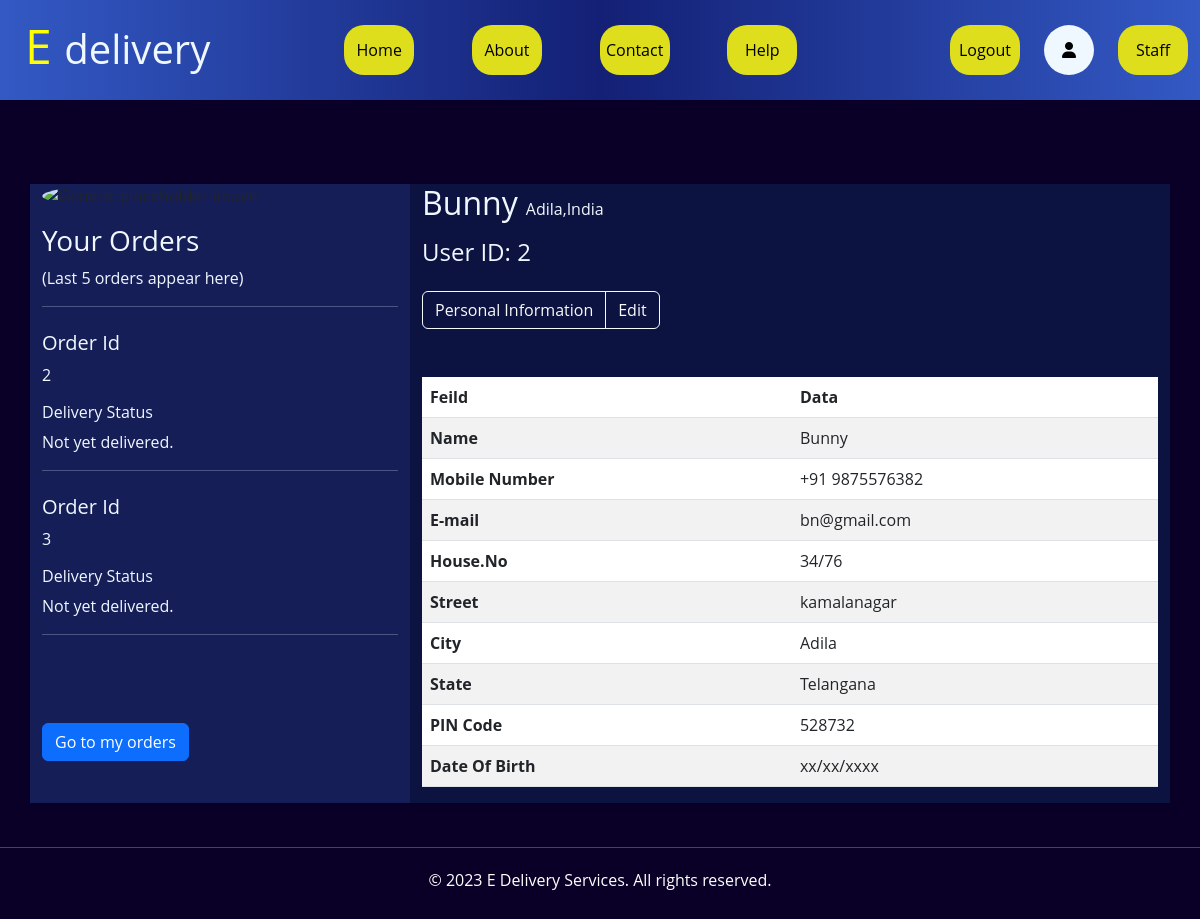
/user_profile (signed in), run on an earlier commit of the app's database.
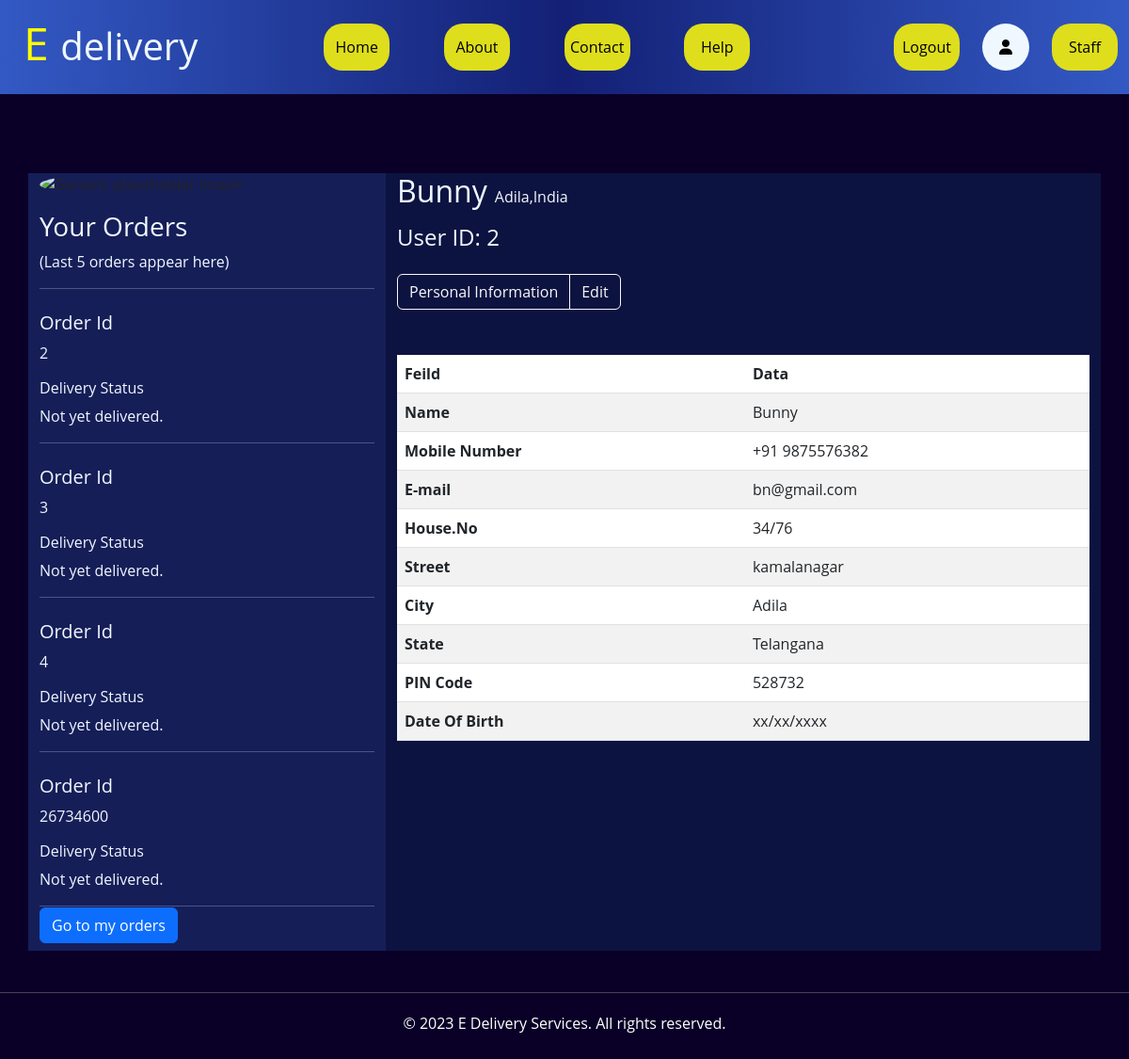
And on a later commit of the database.
### courier_service/models.py (models this page shows)
class Orders(models.Model):
    Order_Id=models.IntegerField(primary_key=True)
    Order_Name=models.CharField(max_length=50)
    Parcel_Weight=models.IntegerField()
    Parcel_length=models.IntegerField(null=True,blank=True)
    Parcel_Width=models.IntegerField(null=True,blank=True)
    Parcel_height=models.IntegerField(null=True,blank=True)
    booked_date=models.DateTimeField()
    shipped_date=models.DateTimeField(null=True,blank=True)
    delivered_date=models.DateTimeField(null=True,blank=True)
    From_House_No=models.CharField(max_length=50)
    From_Street=models.CharField(max_length=50)
    From_City=models.CharField(max_length=50)
    From_State=models.CharField(max_length=50)
    From_Pin_Code=models.IntegerField()
    Receiver_Name=models.CharField(max_length=50)
    To_House_No=models.CharField(max_length=50)
    To_Street=models.CharField(max_length=50)
    To_City=models.CharField(max_length=50)
    To_State=models.CharField(max_length=50,null=True)
    To_Pin_Code=models.IntegerField()
    Order_Status=models.CharField(max_length=50,default="Not yet delivered.")
    Order_location=models.ForeignKey(cities,on_delete=models.CASCADE,null=True,blank=True)
    Order_Type=models.CharField(max_length=50)
    delivery_charge=models.IntegerField(null=True,blank=True)
    User_Id=models.ForeignKey(user_details,on_delete=models.CASCADE,null=True,blank=True)
    Sender_Employee_Id=models.ForeignKey(Employees,related_name='employee1',on_delete=models.CASCADE,null=True,blank=True)
    Receiver_Name_Employee_Id=models.ForeignKey(Employees,related_name='employee2',on_delete=models.CASCADE,null=True,blank=True)

class user_details(models.Model):
    UserId=models.IntegerField(primary_key=True)
    user=models.ForeignKey(User,on_delete=models.CASCADE)
    Contact_Number=models.BigIntegerField(default=0)
    Email=models.EmailField(default='null')
    House_No=models.CharField(max_length=50,default='null')
    Street=models.CharField(max_length=50,default='null')
    City=models.CharField(max_length=50,default='null')
    State=models.CharField(max_length=50,default='null')
    Pin_Code=models.IntegerField(default=0)

### courier_service/views.py (the view)
# urls.py: path('user_profile', views.user_profile, name='user_profile'),
def user_profile(request):
    User=user_details.objects.get(user=request.user)
    orders = Orders.objects.filter(User_Id=User).order_by('booked_date')[:5]
    context={
        'city' : User.City,
        "userid" : User.UserId,
        'street' : User.Street,
        "state" : User.State,
        "Name" : User.user,
        "name" : User.user,
        "number" : User.Contact_Number,
        "mail" : User.Email,
        "h_no" : User.House_No,
        "state" : User.State,
        "pin" : User.Pin_Code,
        "orders" : orders
    }
    return render(request, 'user_profile.html',context)

### courier_service/templates/user_profile.html (shortened to what this page needs)
{% extends "layout.html" %}
    {% block pagebody %}
<div style="background-color: #0a0027; margin-top: 7%;">
    <div class="container user_profile_container">
        <div class="row">
            <div class="column col-md-4 col-sm-12 overflow-auto" style="background-color: #161e58">
                <img class="rounded-circle mb-3" src="https://static.vecteezy.com/system/resources/thumbnails/002/318/271/small/user-profile-icon-free-vector.jpg" alt="Generic placeholder image" width="140" height="140">
                <h3 style="color: aliceblue;">Your Orders</h3>
                <p style="color: aliceblue;">(Last 5 orders appear here)</p>
                <hr style="color: aliceblue;"/>
                <div style="height: 50vh;" class="overflow-auto">
                  {%if orders %}
                     {%for i in orders%}
                    <div class="pt-2">
                        <h5 style="color: aliceblue;">Order Id</h5>
                        <p style="color: aliceblue;">{{i.Order_Id}}</p>
                        <h6 style="color: aliceblue;">Delivery Status</h6>
                        <p style="color: aliceblue;">{{i.Order_Status}}</p>
                        <hr style="color: aliceblue;"/>
                    </div>
                    {%endfor%}
                  {%else%}
                  <h5 style="color: aliceblue;">You haven't place a parcel yet.</h5>
                  {%endif%}
                  </div>
                <div class="pb-2">
                    <a href="/my_orders" class="btn btn-primary">Go to my orders</a>
                </div>
            </div>
            <div class="column col-md-8 col-sm-12" style="background-color: #0d1340;">
                <h2 style="display: inline-block; color: aliceblue;">{{Name}}</h2><span class="ps-2"  style="color: aliceblue;">{{city}},India</span>
                <h4 class="pt-2 pb-2"  style="color: aliceblue;">User ID: {{userid}}</h4>
                <div class="btn-toolbar pt-2" role="toolbar" aria-label="Toolbar with button groups">
                    <div class="btn-group mr-2" role="group" aria-label="First group">
                      <a href="/user_profile" type="button" class="btn btn-outline-light">Personal Information</a>
                      <a href="/edit" type="button" class="btn btn-outline-light">Edit</a>
                    </div>
                </div>
                <table class="table table-striped pt-2 pb-2 mt-5 pt-2">
                    <thead>
                      <tr>
                        <th scope="col">Feild</th>
                        <th scope="col">Data</th>
                      </tr>
                    </thead>
                    <tbody>
                      <tr>
                        <th scope="row">Name </th>
                        <td>{{name}}</td>
                      </tr>
                      <tr>
                        <th scope="row">Mobile Number</th>
                        <td>+91 {{number}}</td>
                      </tr>
                      <tr>
                        <th scope="row">E-mail</th>
                        <td>{{mail}}</td>
                      </tr>
                      <tr>
                        <th scope="row">House.No</th>
                        <td>{{h_no}}</td>
                      </tr>
                      <tr>
                        <th scope="row">Street</th>
                        <td>{{street}}</td>
                      </tr>
                      <tr>
                        <th scope="row">City</th>
                        <td>{{city}}</td>
                      </tr>
                      <tr>
                        <th scope="row">State</th>
                        <td>{{state}}</td>
                      </tr>
                      <tr>
                        <th scope="row">PIN Code</th>
                        <td>{{pin}}</td>
                      </tr>
                      <tr>
                        <th scope="row">Date Of Birth</th>
                        <td>xx/xx/xxxx</td>
                      </tr>
                    </tbody>
                  </table>
            </div>
        </div>
    </div>
</div>
{% endblock %}

### courier_service/templates/layout.html (shortened to what this page needs)
{% load static %}
<!DOCTYPE html>
<html lang="en">
<head>
    <link href="https://cdn.jsdelivr.net/npm/bootstrap@5.3.0/dist/css/bootstrap.min.css" rel="stylesheet">
    <link rel="stylesheet" href="{% static 'css/navbar.css' %}">
</head>
<body>
    <nav class="main_navbar">
        <div class="logo"><h1>E <span>delivery</span></h1></div>
        <div class="main_navbar_mid_component">
          <ul>
            <li class="navbar_middle_links"><a href="/"><button class="navbar_middle_buttons">Home</button></a></li>
            <li class="navbar_middle_links"><a href="/About"><button class="navbar_middle_buttons">About</button></a></li>
            <li class="navbar_middle_links"><a href="/ContactUs"><button class="navbar_middle_buttons">Contact</button></a></li>
            <li class="navbar_middle_links"><a href="/Help"><button class="navbar_middle_buttons">Help</button></a></li>
          </ul>
        </div>
        <div class="main_navbar_end_component">
          <ul>
            {% if user.is_authenticated %}
            <li class="navbar_end_links" id="elogout"><a href="{% url 'logout' %}"><button class="navbar_end_buttons">Logout</button></a></li>
            <li class="navbar_end_links" id="euser"><a href="/user_profile"><button class="navbar_end_buttons" id="user_icon_button"><i class="fa-solid fa-user"></i></button></a></li>
            <li class="navbar_end_links" id="elogout"><a href="/staff"><button class="navbar_end_buttons">Staff</button></a></li>
            {%else%}
            <li class="navbar_end_links" id="elogin"><a href="/login"><button class="navbar_end_buttons">Login</button></a></li>
            {% endif %}
          </ul>
        </div>
      </nav>
    {% block pagebody %} {% endblock %}
    <footer class="text-center py-4">
      <hr style="border-top: 1px solid white; margin: 20px 0;">
      <p style="color: white">&copy; 2023 E Delivery Services. All rights reserved.</p>
  </footer>
</body>
</html>

### courier_service/static/css/navbar.css (style rules this page uses)
* { margin: 0; padding: 0; box-sizing: border-box; font-family: 'Open Sans',sans-serif; }
body { background-color: #0a0027; }
ul { list-style: none; }
.main_navbar { width: 100%; height: 100px; display: grid; grid-template-columns: 1.5fr 3fr 2fr; column-gap: 12px; background-color: #132075; background-image: linear-gradient(to right, #3359c4,#132075,#3359c4); }
.logo { margin-left: 25px; width: 100%; height: 100px; display: flex; justify-content: flex-start; align-items: center; }
.logo>h1 { color: yellow; font-size: 3em; }
.logo span { color: aliceblue; font-size: 2.5rem; }
.main_navbar_mid_component > ul { width: 100%; height: 100px; display: flex; justify-content: space-around; align-items: center; }
.navbar_middle_links { margin: 12px; }
.navbar_middle_buttons { height: 50px; width: 70px; border-radius: 20px; border: none; background-color: rgb(222,222,28); cursor: pointer; transition: 100ms ease-in-out; }
.main_navbar_end_component > ul { width: 100%; height: 100px; display: flex; justify-content: flex-end; align-items: center; }
.navbar_end_links { margin: 12px; }
.navbar_end_buttons { height: 50px; width: 70px; border-radius: 20px; border:none; background-color: rgb(222,222,28); cursor: pointer; transition: 100ms ease-in-out; }
#user_icon_button { height: 50px; width:50px; border-radius: 50%; background-color: aliceblue; }

What changed in the data, as far as the page shows it:
added Orders: Order_Id "4", Order_Status "Not yet delivered."
added Orders: Order_Id "26734600", Order_Status "Not yet delivered."
